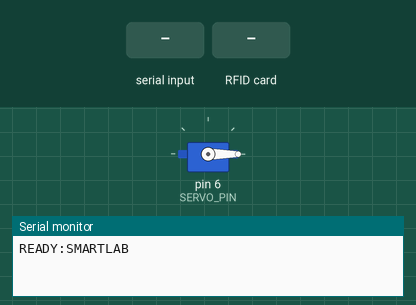
The sketch below on a simulated Arduino Uno, built with avr-gcc and run on an emulated ATmega328P. On the bench: servo, the last lines printed to the serial monitor. The test bench sets the inputs (shaded band).

Above: at 1.2 s.
1.3 s: "UNLOCK\n" received over Serial
At 1.8 s:
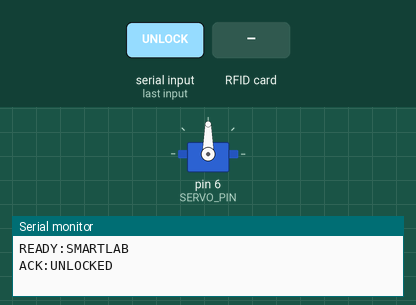
2.8 s: RFID card 5E 7A 19 C4 held to the reader
4.3 s: "PING\n" received over Serial
7.3 s: ":\n" received over Serial
Timing chart, 0 to 10.3 s (numbered marks = the images above; inputs shaded):
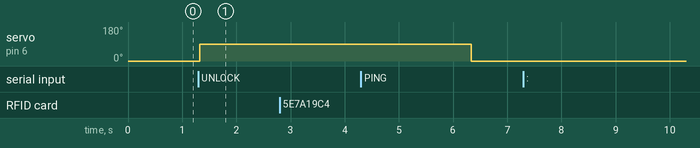

Measured:
- after the input at 1.3 s, servo on pin 6 (SERVO_PIN): 0° → 90° at once

The sketch:

smartlab_cabinet.ino
```cpp
/*
  SmartLab cabinet firmware - Arduino Uno + MFRC522 + SG90 servo latch
  Library: "MFRC522" by GithubCommunity (Library Manager). Servo.h is built in.

  Wiring (RC522 is 3.3V ONLY):
    RC522 SDA(SS)->D10  SCK->D13  MOSI->D11  MISO->D12  RST->D9  3.3V->3.3V  GND->GND  (IRQ unused)
    Servo  brown->GND   red->5V   orange/yellow(signal)->D6

  Serial protocol (9600 baud, newline-terminated) - see backend/hardware.py
*/
#include <SPI.h>
#include <MFRC522.h>
#include <Servo.h>

#define SS_PIN 10
#define RST_PIN 9
#define SERVO_PIN 6

const int LOCKED_ANGLE = 0;      // adjust to your latch
const int UNLOCKED_ANGLE = 90;
const unsigned long HEARTBEAT_MS = 2000;
const unsigned long REREAD_GUARD_MS = 1200;

MFRC522 rfid(SS_PIN, RST_PIN);
Servo latch;

bool rfidOk = false;
bool unlocked = false;
unsigned long relockAt = 0;
unsigned long lastHeartbeat = 0;
unsigned long lastScanAt = 0;

char cmdBuf[24];
byte cmdLen = 0;

void printStatus(const __FlashStringHelper *prefix) {
  Serial.print(prefix);
  Serial.print(F(":RFID="));
  Serial.print(rfidOk ? F("OK") : F("FAIL"));
  Serial.print(F(":SERVO="));
  Serial.println(unlocked ? F("UNLOCKED") : F("LOCKED"));
}

void lockLatch() {
  latch.write(LOCKED_ANGLE);
  unlocked = false;
}

void unlockLatch(unsigned int seconds) {
  latch.write(UNLOCKED_ANGLE);
  unlocked = true;
  relockAt = millis() + (unsigned long)seconds * 1000UL;
}

void handleCommand(const char *c) {
  if (strcmp(c, "PING") == 0) {
    printStatus(F("PONG:SMARTLAB"));
  } else if (strcmp(c, "STATUS") == 0) {
    printStatus(F("HB"));
  } else if (strncmp(c, "UNLOCK", 6) == 0) {
    int secs = 5;
    if (c[6] == ':') secs = atoi(c + 7);
    if (secs < 1) secs = 1;
    if (secs > 30) secs = 30;
    unlockLatch(secs);
    Serial.println(F("ACK:UNLOCKED"));
  } else if (strcmp(c, "LOCK") == 0) {
    lockLatch();
    Serial.println(F("ACK:LOCKED"));
  } else {
    Serial.println(F("ERR:UNKNOWN_COMMAND"));
  }
}

void readSerial() {
  while (Serial.available()) {
    char ch = (char)Serial.read();
    if (ch == '\n' || ch == '\r') {
      if (cmdLen > 0) {
        cmdBuf[cmdLen] = '\0';
        handleCommand(cmdBuf);
        cmdLen = 0;
      }
    } else if (cmdLen < sizeof(cmdBuf) - 1) {
      cmdBuf[cmdLen++] = ch;
    } else {
      cmdLen = 0;  // overflow: discard
    }
  }
}

void readCard() {
  if (!rfidOk) return;
  if (millis() - lastScanAt < REREAD_GUARD_MS) return;
  if (!rfid.PICC_IsNewCardPresent() || !rfid.PICC_ReadCardSerial()) return;
  Serial.print(F("UID:"));
  for (byte i = 0; i < rfid.uid.size; i++) {
    if (rfid.uid.uidByte[i] < 0x10) Serial.print('0');
    Serial.print(rfid.uid.uidByte[i], HEX);   // upper-case hex, no separators
  }
  Serial.println();
  rfid.PICC_HaltA();
  rfid.PCD_StopCrypto1();
  lastScanAt = millis();
}

void setup() {
  Serial.begin(9600);
  latch.attach(SERVO_PIN);
  lockLatch();
  SPI.begin();
  rfid.PCD_Init();
  byte v = rfid.PCD_ReadRegister(MFRC522::VersionReg);
  rfidOk = (v != 0x00 && v != 0xFF);       // 0x00/0xFF = no reader answering on SPI
  Serial.println(F("READY:SMARTLAB"));
}

void loop() {
  readSerial();
  readCard();
  if (unlocked && (long)(millis() - relockAt) >= 0) {
    lockLatch();
    Serial.println(F("ACK:LOCKED"));       // auto re-lock
  }
  if (millis() - lastHeartbeat >= HEARTBEAT_MS) {
    lastHeartbeat = millis();
    printStatus(F("HB"));
  }
}
```
